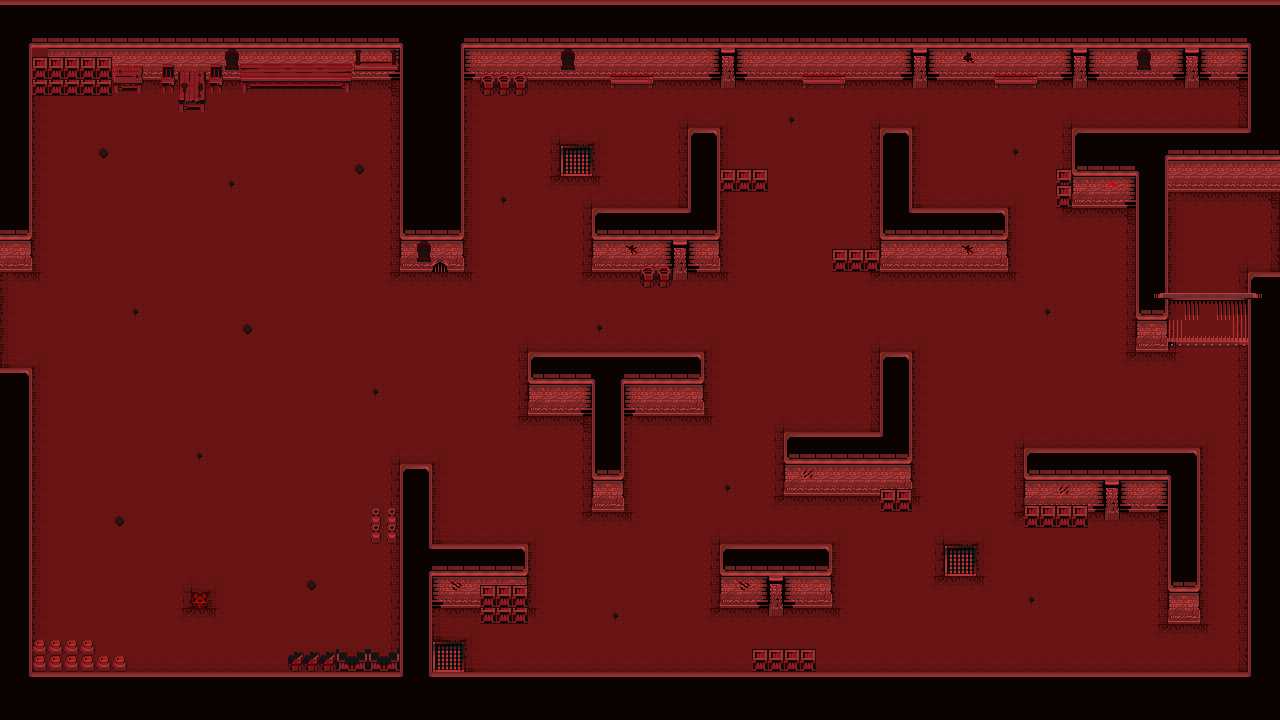

A level layout from a 2D game, rendered from its tile map. Below: a short description, then the map file with tile-grid data replaced by summaries:
An orthogonal 80x45 tile map with 16x16 px tiles, 5 tile layers (Suelo, RejaSuelo, Pared, Decoracion, ...), 2 tilesets and 8 objects.

<map version="1.9" tiledversion="1.9.2" orientation="orthogonal" renderorder="right-down" width="80" height="45" tilewidth="16" tileheight="16" infinite="0" nextlayerid="7" nextobjectid="13">
 <tileset firstgid="1" name="InfernalTiles" tilewidth="16" tileheight="16" tilecount="625" columns="25">
  <image source="InfernalTiles.png" width="400" height="400" />
  <wangsets>
   <wangset name="Suelo" type="corner" tile="-1">
    <wangcolor name="Esquinas" color="#ff0000" tile="-1" probability="1" />
    <wangcolor name="Centro" color="#00ff00" tile="-1" probability="1" />
    <wangtile tileid="4" wangid="0,1,0,2,0,1,0,1" />
    <wangtile tileid="5" wangid="0,1,0,2,0,2,0,1" />
    <wangtile tileid="6" wangid="0,1,0,1,0,2,0,1" />
    <wangtile tileid="7" wangid="0,2,0,1,0,2,0,2" />
    <wangtile tileid="8" wangid="0,2,0,1,0,1,0,2" />
    <wangtile tileid="9" wangid="0,2,0,2,0,1,0,2" />
    <wangtile tileid="29" wangid="0,2,0,2,0,1,0,1" />
    <wangtile tileid="30" wangid="0,2,0,2,0,2,0,2" />
    <wangtile tileid="31" wangid="0,1,0,1,0,2,0,2" />
    <wangtile tileid="32" wangid="0,1,0,1,0,2,0,2" />
    <wangtile tileid="34" wangid="0,2,0,2,0,1,0,1" />
    <wangtile tileid="54" wangid="0,2,0,1,0,1,0,1" />
    <wangtile tileid="55" wangid="0,2,0,1,0,1,0,2" />
    <wangtile tileid="56" wangid="0,1,0,1,0,1,0,2" />
    <wangtile tileid="57" wangid="0,1,0,2,0,2,0,2" />
    <wangtile tileid="58" wangid="0,1,0,2,0,2,0,1" />
    <wangtile tileid="59" wangid="0,2,0,2,0,2,0,1" />
   </wangset>
  </wangsets>
 </tileset>
 <tileset firstgid="626" name="InfernalProps" tilewidth="16" tileheight="16" tilecount="625" columns="25">
  <image source="InfernalProps.png" width="400" height="400" />
 </tileset>
 <layer id="1" name="Suelo" width="80" height="45">
  <properties>
   <property name="Draw" type="bool" value="true" />
   <property name="Navigation" type="bool" value="false" />
  </properties>
  <data>[3600 cells, 3600 non-empty, 18 distinct tile ids]</data>
 </layer>
 <layer id="5" name="RejaSuelo" width="80" height="45">
  <properties>
   <property name="Draw" type="bool" value="true" />
   <property name="Navigation" type="bool" value="false" />
  </properties>
  <data>[3600 cells, 5 non-empty, 3 distinct tile ids]</data>
 </layer>
 <layer id="2" name="Pared" width="80" height="45">
  <properties>
   <property name="Draw" type="bool" value="true" />
   <property name="Navigation" type="bool" value="false" />
  </properties>
  <data>[3600 cells, 1220 non-empty, 32 distinct tile ids]</data>
 </layer>
 <layer id="3" name="Decoracion" width="80" height="45">
  <properties>
   <property name="Draw" type="bool" value="true" />
   <property name="Navigation" type="bool" value="false" />
  </properties>
  <data>[3600 cells, 193 non-empty, 60 distinct tile ids]</data>
 </layer>
 <layer id="4" name="Decoracion2" width="80" height="45">
  <properties>
   <property name="Draw" type="bool" value="true" />
   <property name="Navigation" type="bool" value="false" />
  </properties>
  <data>[3600 cells, 24 non-empty, 6 distinct tile ids]</data>
 </layer>
 <objectgroup id="6" name="Colliders">
  <properties>
   <property name="Platform" type="bool" value="true" />
  </properties>
  <object id="1" x="0" y="256">
   <polygon points="0,0 32,0 32,-176 400,-176 400,0 464,0 464,-192 1248,-192 1248,-128 1072,-128 1072,-96 1056,-96 1056,-64 1136,-64 1136,80 1168,80 1168,-80 1280,-80 1280,-256 0,-256" />
  </object>
  <object id="3" x="0" y="368">
   <polygon points="0,0 32,0 32,272 96,272 96,288 128,288 128,304 288,304 288,288 288,272 400,272 400,160 368,160 368,144 368,128 400,128 400,96 432,96 432,176 528,176 528,224 528,240 480,240 480,224 432,224 432,304 752,304 752,272 816,272 816,304 1248,304 1248,-96 1280,-96 1280,352 0,352" />
  </object>
  <object id="4" x="592" y="208">
   <polygon points="0,0 96,0 96,-80 128,-80 128,-48 176,-48 176,-32 128,-32 128,48 80,48 80,64 48,64 48,48 0,48" />
  </object>
  <object id="5" x="880" y="128">
   <polygon points="0,0 0,112 -48,112 -48,128 128,128 128,80 32,80 32,0" />
  </object>
  <object id="6" x="880" y="352">
   <polygon points="0,0 32,0 32,144 0,144 0,128 -96,128 -96,80 0,80" />
  </object>
  <object id="7" x="1024" y="496">
   <polygon points="0,0 0,16 64,16 64,0 144,0 144,112 176,112 176,-48 0,-48" />
  </object>
  <object id="8" x="832" y="544">
   <polygon points="0,0 0,48 -112,48 -112,0" />
  </object>
  <object id="9" x="528" y="352">
   <polygon points="0,0 0,48 64,48 64,144 96,144 96,48 176,48 176,0" />
  </object>
 </objectgroup>
</map>
